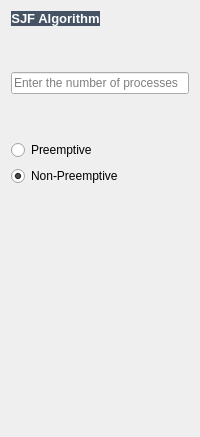
               <widget class="QWidget" name="page_2">
                <layout class="QVBoxLayout" name="verticalLayout_2">
                 <item>
                  <widget class="QLabel" name="label_4">
                   <property name="sizePolicy">
                    <sizepolicy hsizetype="Fixed" vsizetype="Fixed">
                     <horstretch>0</horstretch>
                     <verstretch>0</verstretch>
                    </sizepolicy>
                   </property>
                   <property name="font">
                    <font>
                     <pointsize>12</pointsize>
                     <weight>75</weight>
                     <bold>true</bold>
                    </font>
                   </property>
                   <property name="styleSheet">
                    <string notr="true">background-color: rgb(69, 83, 100);
</string>
                   </property>
                   <property name="text">
                    <string>&lt;html&gt;&lt;head/&gt;&lt;body&gt;&lt;p align=&quot;center&quot;&gt;&lt;span style=&quot; font-size:10pt; color:#ffffff;&quot;&gt;SJF Algorithm&lt;/span&gt;&lt;/p&gt;&lt;/body&gt;&lt;/html&gt;</string>
                   </property>
                   <property name="textFormat">
                    <enum>Qt::RichText</enum>
                   </property>
                  </widget>
                 </item>
                 <item>
                  <spacer name="verticalSpacer_17">
                   <property name="orientation">
                    <enum>Qt::Vertical</enum>
                   </property>
                   <property name="sizeHint" stdset="0">
                    <size>
                     <width>20</width>
                     <height>40</height>
                    </size>
                   </property>
                  </spacer>
                 </item>
                 <item>
                  <widget class="QLineEdit" name="process_no_2">
                   <property name="sizePolicy">
                    <sizepolicy hsizetype="Maximum" vsizetype="Preferred">
                     <horstretch>0</horstretch>
                     <verstretch>0</verstretch>
                    </sizepolicy>
                   </property>
                   <property name="maximumSize">
                    <size>
                     <width>300</width>
                     <height>16777215</height>
                    </size>
                   </property>
                   <property name="styleSheet">
                    <string notr="true"/>
                   </property>
                   <property name="text">
                    <string/>
                   </property>
                   <property name="placeholderText">
                    <string>Enter the number of processes</string>
                   </property>
                  </widget>
                 </item>
                 <item>
                  <spacer name="verticalSpacer_19">
                   <property name="orientation">
                    <enum>Qt::Vertical</enum>
                   </property>
                   <property name="sizeHint" stdset="0">
                    <size>
                     <width>20</width>
                     <height>40</height>
                    </size>
                   </property>
                  </spacer>
                 </item>
                 <item>
                  <widget class="QRadioButton" name="preemptive_1">
                   <property name="styleSheet">
                    <string notr="true"/>
                   </property>
                   <property name="text">
                    <string>Preemptive</string>
                   </property>
                   <property name="checked">
                    <bool>false</bool>
                   </property>
                  </widget>
                 </item>
                 <item>
                  <widget class="QRadioButton" name="non_preemptive_1">
                   <property name="styleSheet">
                    <string notr="true"/>
                   </property>
                   <property name="text">
                    <string>Non-Preemptive</string>
                   </property>
                   <property name="checked">
                    <bool>true</bool>
                   </property>
                  </widget>
                 </item>
                 <item>
                  <spacer name="verticalSpacer_23">
                   <property name="orientation">
                    <enum>Qt::Vertical</enum>
                   </property>
                   <property name="sizeHint" stdset="0">
                    <size>
                     <width>20</width>
                     <height>40</height>
                    </size>
                   </property>
                  </spacer>
                 </item>
                 <item>
                  <spacer name="verticalSpacer_22">
                   <property name="orientation">
                    <enum>Qt::Vertical</enum>
                   </property>
                   <property name="sizeHint" stdset="0">
                    <size>
                     <width>20</width>
                     <height>40</height>
                    </size>
                   </property>
                  </spacer>
                 </item>
                 <item>
                  <spacer name="verticalSpacer_21">
                   <property name="orientation">
                    <enum>Qt::Vertical</enum>
                   </property>
                   <property name="sizeHint" stdset="0">
                    <size>
                     <width>20</width>
                     <height>40</height>
                    </size>
                   </property>
                  </spacer>
                 </item>
                 <item>
                  <spacer name="verticalSpacer_20">
                   <property name="orientation">
                    <enum>Qt::Vertical</enum>
                   </property>
                   <property name="sizeHint" stdset="0">
                    <size>
                     <width>20</width>
                     <height>40</height>
                    </size>
                   </property>
                  </spacer>
                 </item>
                 <item>
                  <spacer name="verticalSpacer_18">
                   <property name="orientation">
                    <enum>Qt::Vertical</enum>
                   </property>
                   <property name="sizeHint" stdset="0">
                    <size>
                     <width>20</width>
                     <height>40</height>
                    </size>
                   </property>
                  </spacer>
                 </item>
                 <item>
                  <spacer name="verticalSpacer_16">
                   <property name="orientation">
                    <enum>Qt::Vertical</enum>
                   </property>
                   <property name="sizeHint" stdset="0">
                    <size>
                     <width>20</width>
                     <height>40</height>
                    </size>
                   </property>
                  </spacer>
                 </item>
                </layout>
               </widget>
